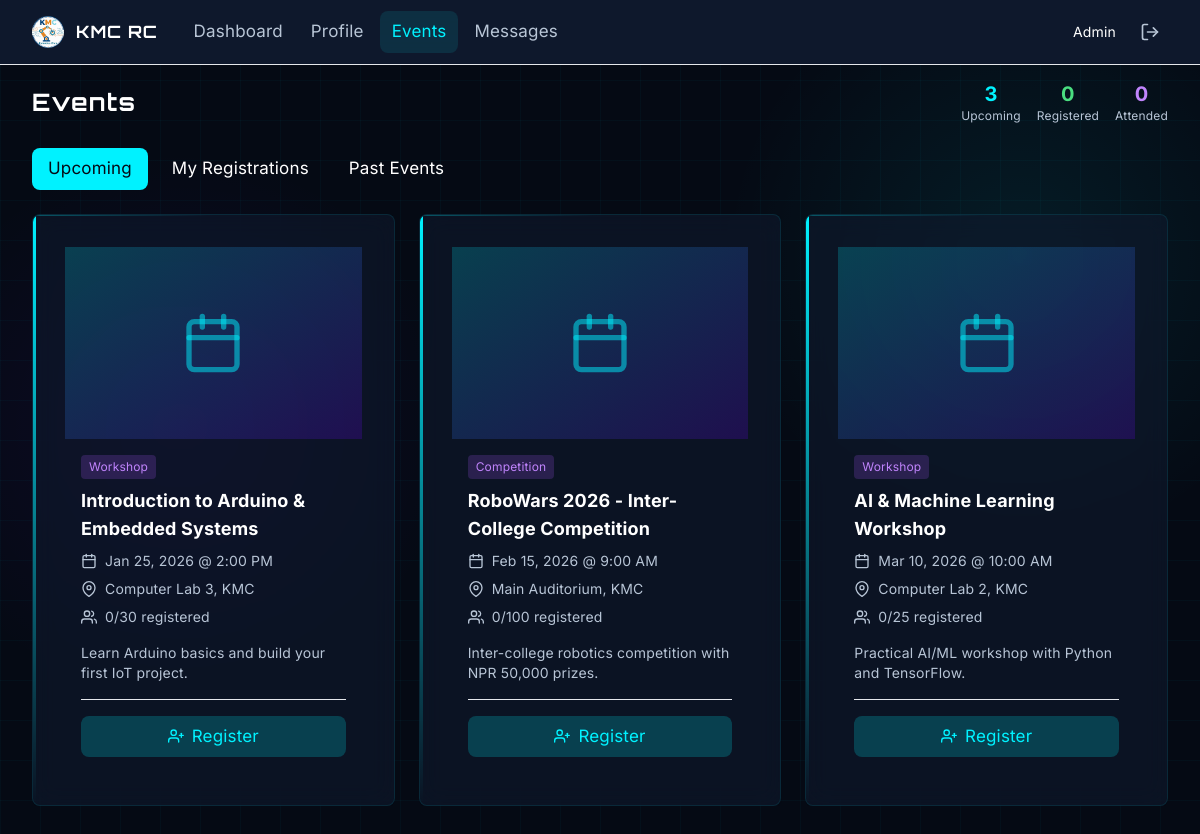
/member/events.php (signed in), run on the app's committed database.
### tables this page shows
CREATE TABLE IF NOT EXISTS users (
    id INT AUTO_INCREMENT PRIMARY KEY,
    name VARCHAR(100) NOT NULL,
    email VARCHAR(255) NOT NULL UNIQUE,
    password_hash VARCHAR(255) NOT NULL,
    role ENUM('admin', 'member') DEFAULT 'member',
    profile_pic VARCHAR(255) DEFAULT NULL,
    phone VARCHAR(20) DEFAULT NULL,
    student_id VARCHAR(50) DEFAULT NULL,
    department VARCHAR(100) DEFAULT NULL,
    year_of_study TINYINT DEFAULT NULL,
    bio TEXT DEFAULT NULL,
    skills TEXT DEFAULT NULL,
    linkedin VARCHAR(255) DEFAULT NULL,
    github VARCHAR(255) DEFAULT NULL,
    status ENUM('active', 'inactive', 'pending') DEFAULT 'pending',
    email_verified TINYINT(1) DEFAULT 0,
    verification_token VARCHAR(255) DEFAULT NULL,
    reset_token VARCHAR(255) DEFAULT NULL,
    reset_token_expires DATETIME DEFAULT NULL,
    last_login DATETIME DEFAULT NULL,
    created_at TIMESTAMP DEFAULT CURRENT_TIMESTAMP,
    updated_at TIMESTAMP DEFAULT CURRENT_TIMESTAMP ON UPDATE CURRENT_TIMESTAMP,
    INDEX idx_email (email),
    INDEX idx_role (role),
    INDEX idx_status (status)
);

CREATE TABLE IF NOT EXISTS events (
    id INT AUTO_INCREMENT PRIMARY KEY,
    title VARCHAR(255) NOT NULL,
    slug VARCHAR(255) NOT NULL UNIQUE,
    description TEXT NOT NULL,
    short_description VARCHAR(500) DEFAULT NULL,
    event_date DATE NOT NULL,
    start_time TIME DEFAULT NULL,
    end_time TIME DEFAULT NULL,
    location VARCHAR(255) DEFAULT NULL,
    image_path VARCHAR(255) DEFAULT NULL,
    category ENUM('workshop', 'competition', 'seminar', 'hackathon', 'meetup', 'other') DEFAULT 'other',
    max_participants INT DEFAULT NULL,
    registration_deadline DATETIME DEFAULT NULL,
    is_featured TINYINT(1) DEFAULT 0,
    status ENUM('upcoming', 'ongoing', 'completed', 'cancelled') DEFAULT 'upcoming',
    created_by INT NOT NULL,
    created_at TIMESTAMP DEFAULT CURRENT_TIMESTAMP,
    updated_at TIMESTAMP DEFAULT CURRENT_TIMESTAMP ON UPDATE CURRENT_TIMESTAMP,
    FOREIGN KEY (created_by) REFERENCES users(id) ON DELETE CASCADE,
    INDEX idx_event_date (event_date),
    INDEX idx_category (category),
    INDEX idx_status (status),
    INDEX idx_slug (slug)
);

### includes/Database.php (called while the page is built, shortened)
<?php
class Database {
    private static $instance = null;
    private $connection;
    private function __construct() {
        try {
            $dsn = "mysql:host=" . DB_HOST . ";dbname=" . DB_NAME . ";charset=" . DB_CHARSET;
            $options = [
                PDO::ATTR_ERRMODE => PDO::ERRMODE_EXCEPTION,
                PDO::ATTR_DEFAULT_FETCH_MODE => PDO::FETCH_ASSOC,
                PDO::ATTR_EMULATE_PREPARES => false,
                PDO::MYSQL_ATTR_INIT_COMMAND => "SET NAMES " . DB_CHARSET
            ];
            $this->connection = new PDO($dsn, DB_USER, DB_PASS, $options);
        } catch (PDOException $e) {
            if (DEBUG_MODE) {
                throw new Exception("Database connection failed: " . $e->getMessage());
            } else {
                error_log("Database connection failed: " . $e->getMessage());
                throw new Exception("Database connection failed. Please try again later.");
            }
        }
    }
    public static function getInstance(): Database {
        if (self::$instance === null) {
            self::$instance = new self();
        }
        return self::$instance;
    }
    public function query(string $sql, array $params = []): PDOStatement {
        $stmt = $this->connection->prepare($sql);
        $stmt->execute($params);
        return $stmt;
    }
    public function fetchOne(string $sql, array $params = []): ?array {
        $stmt = $this->query($sql, $params);
        $result = $stmt->fetch();
        return $result ?: null;
    }
    public function fetchAll(string $sql, array $params = []): array {
        $stmt = $this->query($sql, $params);
        return $stmt->fetchAll();
    }
    public function count(string $table, string $where = '1=1', array $params = []): int {
        $sql = "SELECT COUNT(*) as count FROM {$table} WHERE {$where}";
        $result = $this->fetchOne($sql, $params);
        return (int) ($result['count'] ?? 0);
    }
}

### includes/Security.php (called while the page is built, shortened)
<?php
require_once __DIR__ . '/Database.php';
class Security {
    public static function getCurrentUserId(): ?int {
        return $_SESSION['user_id'] ?? null;
    }
}

### member/events.php (the view, shortened to what this page needs)
<?php
require_once __DIR__ . '/../includes/Security.php';
require_once __DIR__ . '/../includes/Database.php';
$db = Database::getInstance();
$userId = Security::getCurrentUserId();
$user = $db->fetchOne("SELECT * FROM users WHERE id = :id", ['id' => $userId]);
$page = max(1, (int)($_GET['page'] ?? 1));
$limit = 12;
$offset = ($page - 1) * $limit;
$filter = $_GET['filter'] ?? 'upcoming';
switch ($filter) {
    default:
        $events = $db->fetchAll(
            "SELECT e.*,
                    (SELECT status FROM event_registrations WHERE event_id = e.id AND user_id = :user_id) as registration_status,
                    (SELECT COUNT(*) FROM event_registrations WHERE event_id = e.id) as registration_count
             FROM events e
             WHERE e.event_date >= CURDATE() AND e.status IN ('upcoming', 'ongoing')
             ORDER BY e.event_date ASC
             LIMIT {$limit} OFFSET {$offset}",
            ['user_id' => $userId]
        );
        break;
}
$stats = [
    'upcoming' => $db->count('events', "event_date >= CURDATE() AND status IN ('upcoming', 'ongoing')"),
    'registered' => $db->fetchOne(
        "SELECT COUNT(*) as c FROM event_registrations WHERE user_id = :id",
        ['id' => $userId]
    )['c'],
    'attended' => $db->fetchOne(
        "SELECT COUNT(*) as c FROM event_registrations WHERE user_id = :id AND status = 'attended'",
        ['id' => $userId]
    )['c']
];
$csrfToken = Security::generateCSRFToken();
?>
<!DOCTYPE html>
<html lang="en" class="scroll-smooth">
<head>
    <script src="https://cdn.tailwindcss.com"></script>
    <link rel="stylesheet" href="../css/styles.css">
    <link rel="stylesheet" href="../css/club-styles.css">
</head>
<body class="antialiased min-h-screen bg-dark-navy">
    <nav class="member-nav fixed top-0 left-0 right-0 z-50 border-b border-slate-800">
        <div class="max-w-7xl mx-auto px-4 sm:px-6 lg:px-8">
            <div class="flex items-center justify-between h-16">
                <div class="flex items-center gap-6">
                    <a href="../index.html" class="flex items-center gap-3">
                        <img src="../assets/images/kmc-rc-logo.png" alt="KMC RC" class="w-8 h-8">
                        <span class="text-white font-bold font-orbitron hidden sm:inline">KMC RC</span>
                    </a>
                    <div class="hidden md:flex items-center gap-1">
                        <a href="dashboard.php" class="px-3 py-2 rounded-lg text-slate-400 hover:text-white hover:bg-slate-800 transition">Dashboard</a>
                        <a href="profile.php" class="px-3 py-2 rounded-lg text-slate-400 hover:text-white hover:bg-slate-800 transition">Profile</a>
                        <a href="events.php" class="px-3 py-2 rounded-lg text-accent bg-accent/10">Events</a>
                        <a href="messages.php" class="px-3 py-2 rounded-lg text-slate-400 hover:text-white hover:bg-slate-800 transition">Messages</a>
                    </div>
                </div>
                <div class="flex items-center gap-4">
                    <span class="text-white text-sm hidden sm:inline"><?= htmlspecialchars($user['name']) ?></span>
                    <a href="../auth/logout.php" class="text-slate-400 hover:text-red-400 p-2" title="Logout">
                        <i data-feather="log-out" class="w-5 h-5"></i>
                    </a>
                </div>
            </div>
        </div>
    </nav>
    <main class="pt-20 pb-12 px-4 sm:px-6 lg:px-8 max-w-7xl mx-auto">
        <div class="flex flex-col sm:flex-row sm:items-center sm:justify-between gap-4 mb-6">
            <h1 class="text-2xl font-bold text-white font-orbitron">Events</h1>
            <div class="flex gap-4">
                <div class="text-center">
                    <div class="text-xl font-bold text-accent"><?= $stats['upcoming'] ?></div>
                    <div class="text-slate-400 text-xs">Upcoming</div>
                </div>
                <div class="text-center">
                    <div class="text-xl font-bold text-green-400"><?= $stats['registered'] ?></div>
                    <div class="text-slate-400 text-xs">Registered</div>
                </div>
                <div class="text-center">
                    <div class="text-xl font-bold text-purple-400"><?= $stats['attended'] ?></div>
                    <div class="text-slate-400 text-xs">Attended</div>
                </div>
            </div>
        </div>
        <div class="flex gap-2 mb-6">
            <a href="?filter=upcoming" class="px-4 py-2 rounded-lg <?= $filter === 'upcoming' ? 'bg-accent text-dark-navy' : 'bg-slate-800 text-white hover:bg-slate-700' ?> transition">
                Upcoming
            </a>
            <a href="?filter=registered" class="px-4 py-2 rounded-lg <?= $filter === 'registered' ? 'bg-accent text-dark-navy' : 'bg-slate-800 text-white hover:bg-slate-700' ?> transition">
                My Registrations
            </a>
            <a href="?filter=past" class="px-4 py-2 rounded-lg <?= $filter === 'past' ? 'bg-accent text-dark-navy' : 'bg-slate-800 text-white hover:bg-slate-700' ?> transition">
                Past Events
            </a>
        </div>
        <div class="grid grid-cols-1 md:grid-cols-2 lg:grid-cols-3 gap-6">
            <?php foreach ($events as $event): ?>
            <div class="event-card member-card rounded-lg overflow-hidden">
                <?php if ($event['image_path']): ?>
                <img src="../uploads/events/<?= htmlspecialchars($event['image_path']) ?>" alt="" class="w-full h-48 object-cover">
                <?php else: ?>
                <div class="w-full h-48 bg-gradient-to-br from-accent/20 to-secondary-accent/20 flex items-center justify-center">
                    <i data-feather="calendar" class="w-16 h-16 text-accent/50"></i>
                </div>
                <?php endif; ?>
                <div class="p-4">
                    <div class="flex items-start justify-between mb-2">
                        <span class="px-2 py-1 rounded text-xs bg-purple-500/20 text-purple-400"><?= ucfirst($event['category']) ?></span>
                    </div>
                    <h3 class="text-lg font-bold text-white mb-2"><?= htmlspecialchars($event['title']) ?></h3>
                    <div class="space-y-2 text-slate-400 text-sm mb-4">
                        <div class="flex items-center gap-2">
                            <i data-feather="calendar" class="w-4 h-4"></i>
                            <?= date('M d, Y', strtotime($event['event_date'])) ?>
                            <?php if ($event['start_time']): ?>
                            @ <?= date('g:i A', strtotime($event['start_time'])) ?>
                            <?php endif; ?>
                        </div>
                        <?php if ($event['location']): ?>
                        <div class="flex items-center gap-2">
                            <i data-feather="map-pin" class="w-4 h-4"></i>
                            <?= htmlspecialchars($event['location']) ?>
                        </div>
                        <?php endif; ?>
                        <?php if (isset($event['registration_count']) && $event['max_participants']): ?>
                        <div class="flex items-center gap-2">
                            <i data-feather="users" class="w-4 h-4"></i>
                            <?= $event['registration_count'] ?>/<?= $event['max_participants'] ?> registered
                        </div>
                        <?php endif; ?>
                    </div>
                    <?php if ($event['short_description']): ?>
                    <p class="text-slate-300 text-sm mb-4 line-clamp-2"><?= htmlspecialchars($event['short_description']) ?></p>
                    <?php endif; ?>
                    <div class="flex items-center justify-between pt-4 border-t border-slate-800">
                        <?php if ($event['registration_status']): ?>
                        <span class="text-green-400 text-sm flex items-center gap-1">
                            <i data-feather="check-circle" class="w-4 h-4"></i>
                            <?= ucfirst($event['registration_status']) ?>
                        </span>
                        <?php if ($event['event_date'] >= date('Y-m-d')): ?>
                        <form method="POST">
                            <input type="hidden" name="csrf_token" value="<?= $csrfToken ?>">
                            <input type="hidden" name="form_action" value="cancel">
                            <input type="hidden" name="event_id" value="<?= $event['id'] ?>">
                            <button type="submit" class="text-red-400 text-sm hover:text-red-300" onclick="return confirm('Cancel registration?')">
                                Cancel
                            </button>
                        </form>
                        <?php endif; ?>
                        <?php else: ?>
                        <?php if ($event['event_date'] >= date('Y-m-d') && $event['status'] !== 'cancelled'): ?>
                        <form method="POST" class="flex-1">
                            <button type="submit" class="w-full bg-accent/20 text-accent px-4 py-2 rounded-lg hover:bg-accent/30 transition flex items-center justify-center gap-2">
                                <i data-feather="user-plus" class="w-4 h-4"></i>
                                Register
                            </button>
                        </form>
                        <?php else: ?>
                        <span class="text-slate-500 text-sm">Event ended</span>
                        <?php endif; ?>
                        <?php endif; ?>
                    </div>
                </div>
            </div>
            <?php endforeach; ?>
        </div>
    </main>
</body>
</html>

### data on the page
users: name "Admin"
events: id "3", category "Workshop", title "AI & Machine Learning Workshop", event_date "Mar 10, 2026", start_time "10:00 AM", location "Computer Lab 2, KMC", registration_count "0", max_participants "25", short_description "Practical AI/ML workshop with Python and TensorFlow."
events: category "Workshop", title "Introduction to Arduino & Embedded Systems", event_date "Jan 25, 2026", start_time "2:00 PM", location "Computer Lab 3, KMC", registration_count "0", max_participants "30", short_description "Learn Arduino basics and build your first IoT project."
events: category "Competition", title "RoboWars 2026 - Inter-College Competition", event_date "Feb 15, 2026", start_time "9:00 AM", location "Main Auditorium, KMC", registration_count "0", max_participants "100", short_description "Inter-college robotics competition with NPR 50,000 prizes."

### other printed values
$stats['registered'] "0"
$stats['attended'] "0"
